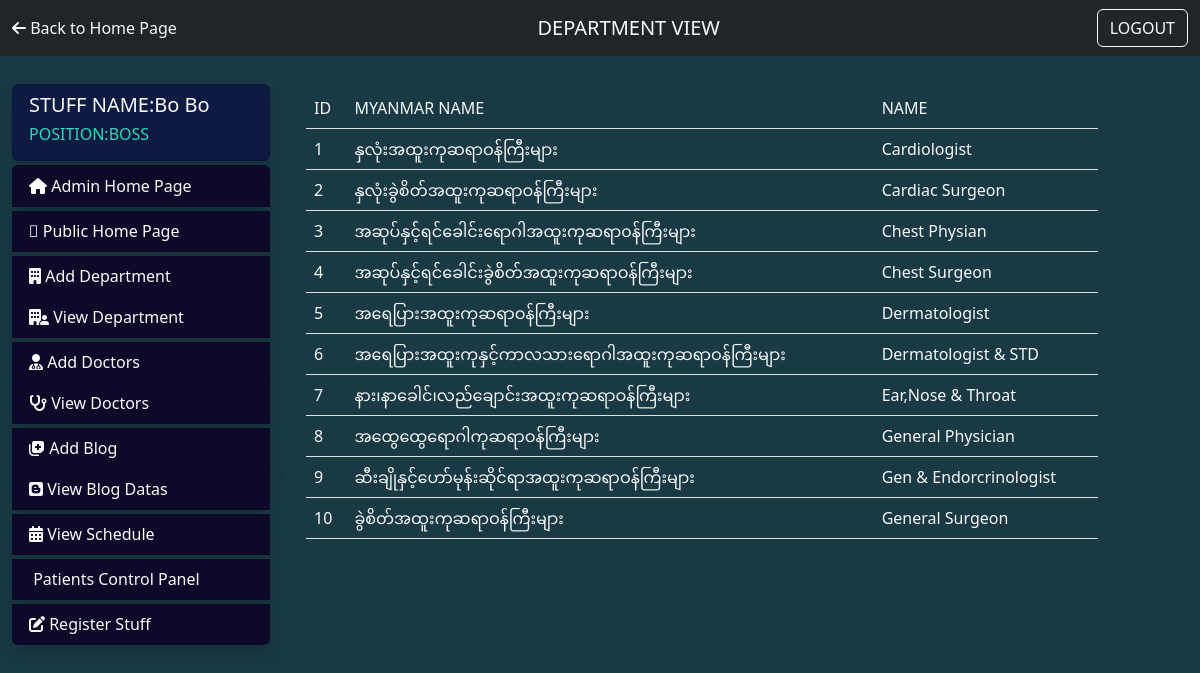
/views/viewDepartment.php (signed in), run on the app's committed database.
### tables this page shows
CREATE TABLE `specialists` (
  `id` int(11) NOT NULL,
  `mya_name` varchar(255) NOT NULL,
  `name` varchar(255) NOT NULL
);

### views/viewDepartment.php (the view, shortened to what this page needs)
<?php
if(isset($_SESSION['admin_name'])){
?>
<!DOCTYPE html>
<html lang="en">
<head>
<?php
            include '../dbconn.php';
            try {
              $conn = new PDO("mysql:host=$servername;dbname=$dbname", $username, $password);
              $conn->setAttribute(PDO::ATTR_ERRMODE, PDO::ERRMODE_EXCEPTION);
            } catch(PDOException $e) {
              echo "Connection failed: " . $e->getMessage();
            };
    ?>
    <link rel="stylesheet" href="../css/bootstrap.min.css">
    <link rel="stylesheet" href="../css/all.min.css">
</head>
<body style="overflow-x:hidden; background-color:#193a45;">
<div class="bg-dark w-100 text-end">
  <nav class="navbar navbar-expand-lg bg-body-tertiary ">
    <div class="container-fluid">
      <a class="text-decoration-none text-light" href="adminIndex.php"> <i class="fa-solid fa-arrow-left"></i> Back to Home Page </a>
      <a class="navbar-brand text-light" href="formDoc.php">DEPARTMENT VIEW</a>
      <a class="" href="../actions/etpLogout.php">
        <button class="btn btn-outline-light">LOGOUT</button>
        </a>
    </div>
  </nav>
</div>
<div class="row mt-4">
    <div class="col-lg-3">
      <?php include"adminNav.php";?>
    </div>
    <div class="col-lg-8">
    <table class="table mt-2">
        <thead>
          <tr class="text-light">
            <td>ID</td>
            <td>MYANMAR NAME</td>
            <td>NAME</td>
          </tr>
        </thead>
        <tbody>
            <?php
            $sql = "SELECT *
            FROM specialists";
            $result = $conn->query($sql);
            if(isset($result)){
                while($row = $result->fetch()){
                  echo "<tr class='text-light'>
                          <form method='post' action='../actions/cancel.php'>
                            <td>" . $row['id'] . "</td>
                            <td>" . $row['mya_name'] . "</td>
                            <td>" . $row['name'] . "</td>
                          </form>
                        </tr>";
                }
            }
          ?>
        </tbody>
      </table>
    </div>
</body>
</html>
<?php
exit();
}
else{
  header("Location:../views/etpForm.php");
  exit();
}
 ?>

### data on the page
specialists: id "1", mya_name "နှလုံးအထူးကုဆရာဝန်ကြီးများ", name "Cardiologist"
specialists: id "2", mya_name "နှလုံးခွဲစိတ်အထူးကုဆရာဝန်ကြီးများ", name "Cardiac Surgeon"
specialists: id "3", mya_name "အဆုပ်နှင့်ရင်ခေါင်းရောဂါအထူးကုဆရာ၀န်ကြီးများ", name "Chest Physian"
specialists: id "4", mya_name "အဆုပ်နှင့်ရင်ခေါင်းခွဲစိတ်အထူးကုဆရာဝန်ကြီးများ", name "Chest Surgeon"
specialists: id "5", mya_name "အရေပြားအထူးကုဆရာဝန်ကြီးများ", name "Dermatologist"
specialists: id "6", mya_name "အရေပြားအထူးကုနှင့်ကာလသားရောဂါအထူးကုဆရာဝန်ကြီးများ", name "Dermatologist & STD"
specialists: id "7", mya_name "နား၊နာခေါင်၊လည်ချောင်းအထူးကုဆရာဝန်ကြီးများ", name "Ear,Nose & Throat"
specialists: id "8", mya_name "အထွေထွေရောဂါကုဆရာဝန်ကြီးများ", name "General Physician"
specialists: id "9", mya_name "ဆီးချိုနှင့်ဟော်မုန်းဆိုင်ရာအထူးကုဆရာဝန်ကြီးများ", name "Gen & Endorcrinologist"
specialists: id "10", mya_name "ခွဲစိတ်အထူးကုဆရာဝန်ကြီးများ", name "General Surgeon"

### other printed values
$_SESSION['admin_name'] "Bo Bo"
$_SESSION['admin_position'] "BOSS"
